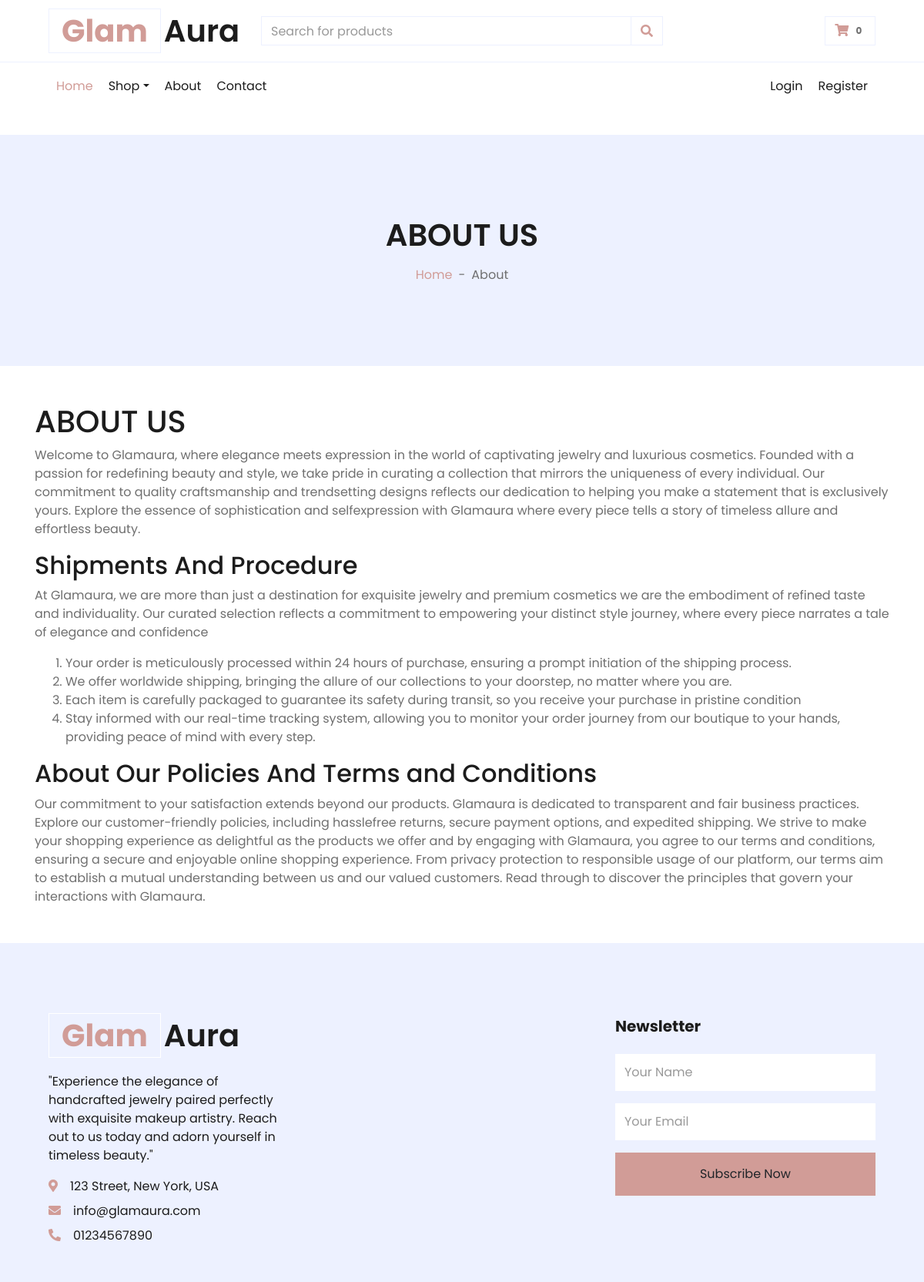
The page /glamaura/about.php on the database its author committed.
### tables this page shows
CREATE TABLE `abouttext` (
  `ab_id` int(255) NOT NULL,
  `ab_head1` varchar(1000) NOT NULL,
  `ab_para1` varchar(1000) NOT NULL,
  `ab_head2` varchar(255) NOT NULL,
  `ab_para2` varchar(1000) NOT NULL,
  `ab_point1` varchar(1000) NOT NULL,
  `ab_point2` varchar(1000) NOT NULL,
  `ab_point3` varchar(1000) NOT NULL,
  `ab_point4` varchar(1000) NOT NULL,
  `ab_head3` varchar(1000) NOT NULL,
  `ab_para3` varchar(1000) NOT NULL
);

CREATE TABLE `contacttext` (
  `head_id` int(255) NOT NULL,
  `head_1` varchar(255) NOT NULL,
  `head_p` varchar(255) NOT NULL,
  `head_2` varchar(255) NOT NULL,
  `head_add` varchar(255) NOT NULL,
  `head_mail` varchar(255) NOT NULL,
  `head_num` varchar(255) NOT NULL
);

### glamaura/about.php (the view)
	<?php
require "header.php"
	?>
	<div id="body">
	<div class="container-fluid bg-secondary mb-5">
    <div class="d-flex flex-column align-items-center justify-content-center" style="min-height: 300px">
        <h1 class="font-weight-semi-bold text-uppercase mb-3">About Us</h1>
        <div class="d-inline-flex">
            <p class="m-0"><a href="">Home</a></p>
            <p class="m-0 px-2">-</p>
            <p class="m-0">About</p>
        </div>
    </div>
</div>
		<div class="container">
			<div id="content" class="full">
			<?php
      require "connection.php";
      $qry= "SELECT * FROM `abouttext`";
      $result =mysqli_query($conn, $qry);
      while($row= mysqli_fetch_assoc($result)){
        ?>
				<h1><?php echo $row['ab_head1'] ?></h1>
				<div class="entry">
					<p><?php echo $row['ab_para1'] ?></p>
					<h2><?php echo $row['ab_head2'] ?></h2>
					<p><?php echo $row['ab_para2'] ?></p>
					<ol>
						<li><?php echo $row['ab_point1'] ?></li>
						<li><?php echo $row['ab_point2'] ?></li>
						<li><?php echo $row['ab_point3'] ?></li>
						<li><?php echo $row['ab_point4'] ?></li>
					</ol>
					<h2><?php echo $row['ab_head3'] ?></h2>
					<p><?php echo $row['ab_para3'] ?></p>
				</div>
			</div>
		</div>
		<?php } ?>
	</div>
	<?php
require "footer.php"
	?>

### glamaura/footer.php (shortened to what this page needs)
<div class="container-fluid bg-secondary text-dark mt-5 pt-5">
    <div class="row px-xl-5 pt-5">
        <div class="col-lg-4 col-md-12 mb-5 pr-3 pr-xl-5">
            <a href="" class="text-decoration-none">
                <h1 class="mb-4 display-5 font-weight-semi-bold">
                    <span class="text-primary font-weight-bold border border-white px-3 mr-1">Glam</span>Aura
                </h1>
            </a>
            <?php
            require "connection.php";
            $qry = "SELECT * FROM `contacttext`";
            $result = mysqli_query($conn, $qry);
            while ($row = mysqli_fetch_assoc($result)) {
            ?>
                <p><?php echo $row['head_p'] ?></p>
                <p class="mb-2"><i class="fa fa-map-marker-alt text-primary mr-3"></i><?php echo $row['head_add'] ?></p>
                <p class="mb-2"><i class="fa fa-envelope text-primary mr-3"></i><?php echo $row['head_mail'] ?></p>
                <p class="mb-0"><i class="fa fa-phone-alt text-primary mr-3"></i><?php echo $row['head_num'] ?></p>
            <?php } ?>
        </div>
        <div class="col-lg-4 col-md-12 mb-5">
        </div>
        <div class="col-lg-4 col-md-12 mb-5">
            <h5 class="font-weight-bold text-dark mb-4">Newsletter</h5>
            <form action="newsaction.php" method="POST">
                <div class="form-group">
                    <input type="text" name="new_name" class="form-control border-0 py-4" placeholder="Your Name" required="required" />
                </div>
                <div class="form-group">
                    <input type="email" name="new_mail" class="form-control border-0 py-4" placeholder="Your Email" required="required" />
                </div>
                <div>
                    <button class="btn btn-primary btn-block border-0 py-3" name="sub" type="submit">Subscribe Now</button>
                </div>
            </form>
        </div>
    </div>
</div>
</body>
</html>

### rows shown on the page
abouttext: ab_head1 "ABOUT US", ab_para1 "Welcome to Glamaura, where elegance meets expression in the world of captivating jewelry and luxurious cosmetics. Founded with a passion for redefining beauty and style, we take pride in curating a collection that mirrors the uniqueness of every individual. Our commitment to quality craftsmanship and trendsetting designs reflects our dedication to helping you make a statement that is exclusively yours. Explore the essence of sophistication and selfexpression with Glamaura where every piece tells a story of timeless allure and effortless beauty.", ab_head2 "Shipments And Procedure", ab_para2 "At Glamaura, we are more than just a destination for exquisite jewelry and premium cosmetics we are the embodiment of refined taste and individuality. Our curated selection reflects a commitment to empowering your distinct style journey, where every piece narrates a tale of elegance and confidence", ab_point1 "Your order is meticulously processed within 24 hours of purchase, ensuring a prompt initiation of the shipping process.", ab_point2 "We offer worldwide shipping, bringing the allure of our collections to your doorstep, no matter where you are.", ab_point3 "Each item is carefully packaged to guarantee its safety during transit, so you receive your purchase in pristine condition", ab_point4 "Stay informed with our real-time tracking system, allowing you to monitor your order journey from our boutique to your hands, providing peace of mind with every step.", ab_head3 "About Our Policies And Terms and Conditions", ab_para3 "Our commitment to your satisfaction extends beyond our products. Glamaura is dedicated to transparent and fair business practices. Explore our customer-friendly policies, including hasslefree returns, secure payment options, and expedited shipping. We strive to make your shopping experience as delightful as the products we offer and by engaging with Glamaura, you agree to our terms and conditions, ensuring a secure and enjoyable online shopping experience. From privacy protection to responsible usage of our platform, our terms aim to establish a mutual understanding between us and our valued customers. Read through to discover the principles that govern your interactions with Glamaura."
contacttext: head_p "\"Experience the elegance of handcrafted jewelry paired perfectly with exquisite makeup artistry. Reach out to us today and adorn yourself in timeless beauty.\"", head_add "123 Street, New York, USA", head_mail "info@glamaura.com", head_num "01234567890"
